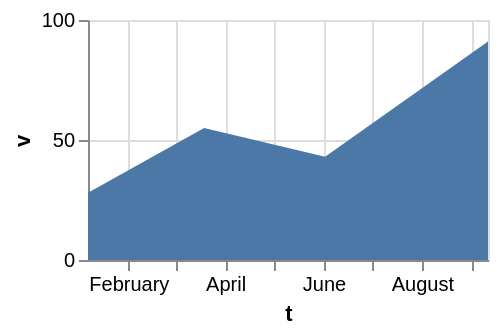

Describe this chart as a Vega-Lite specification.
### Vega-Lite specification from a JSON file in a GitHub repository (floating-point values rounded to 4 significant figures)
{"$schema": "https://vega.github.io/schema/vega-lite/v6.json", "width": 200, "height": 120, "data": {"values": [{"c": "alpha", "v": 28, "w": 3, "t": "2024-01-07"}, {"c": "beta", "v": 55, "w": 7, "t": "2024-03-19"}, {"c": "gamma", "v": 43, "w": 5, "t": "2024-06-02"}, {"c": "delta", "v": 91, "w": 9, "t": "2024-09-11"}]}, "mark": {"type": "area", "fontWeight": 200}, "encoding": {"x": {"field": "t", "type": "temporal"}, "y": {"field": "v", "type": "quantitative"}}}
